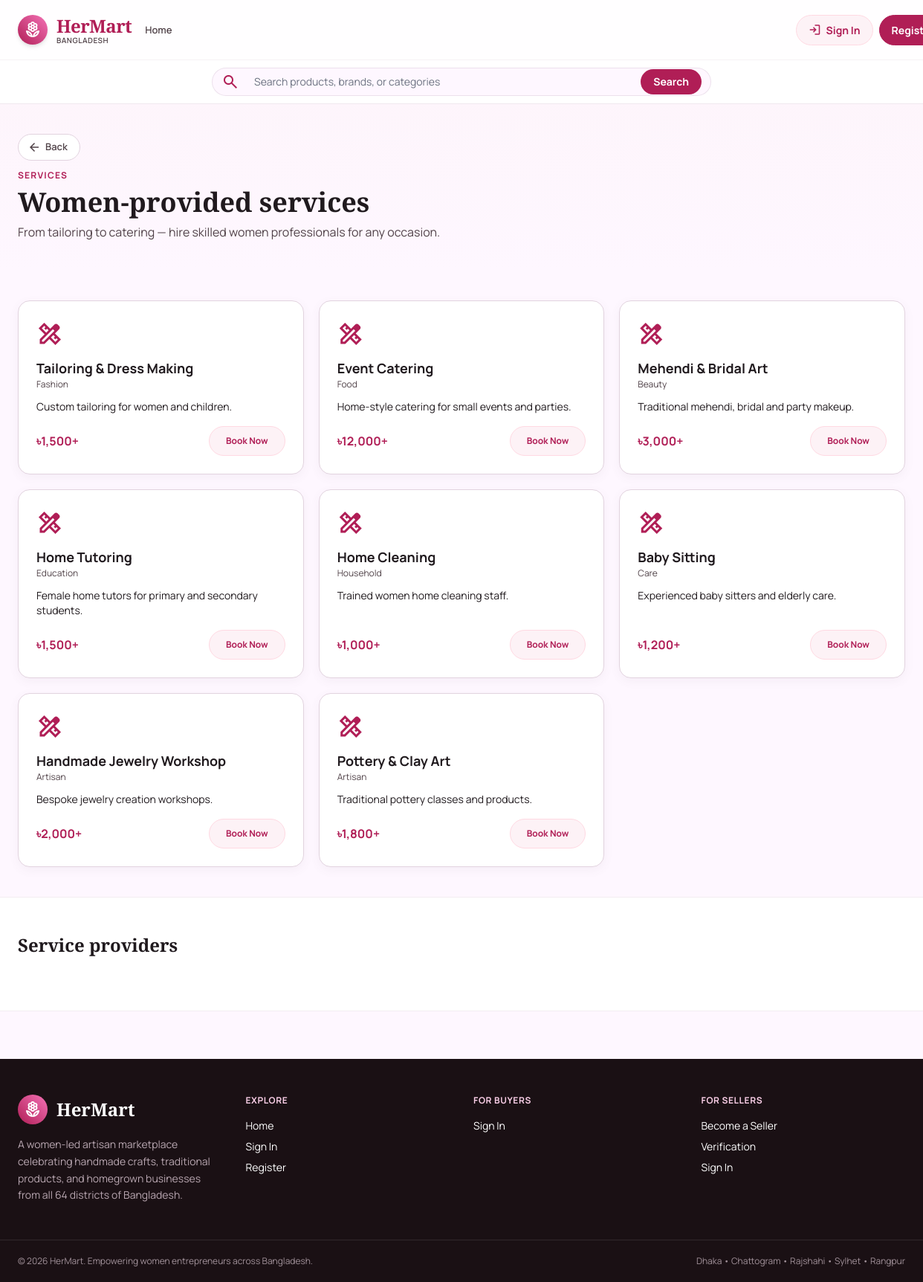
Page /customer/services.php on the committed database.
### tables this page shows
CREATE TABLE `services` (
  `id` INT AUTO_INCREMENT PRIMARY KEY,
  `name` VARCHAR(150) NOT NULL,
  `category` VARCHAR(80) DEFAULT NULL,
  `base_price` DECIMAL(10,2) NOT NULL DEFAULT 0,
  `description` TEXT,
  `status` ENUM('active','inactive') NOT NULL DEFAULT 'active',
  `created_at` TIMESTAMP DEFAULT CURRENT_TIMESTAMP
);

### includes/db.php (called while the page is built, shortened)
<?php
$host = DB_HOST;
$user = DB_USER;
$pass = DB_PASS;
$db   = DB_NAME;
$port = DB_PORT;
$conn = @new mysqli($host, $user, $pass, $db, $port);
$db_ready = !$conn->connect_error;
function db_select($sql, $types = '', $params = []) {
    global $conn, $db_ready;
    $stmt = $conn->prepare($sql);
    if (!$stmt->execute()) {
        error_log('[HerMart] db_select execute failed: ' . $stmt->error . ' | SQL: ' . $sql);
        $stmt->close();
        return [];
    }
    $res = $stmt->get_result();
    $rows = $res ? $res->fetch_all(MYSQLI_ASSOC) : [];
    return $rows;
}
function h($str) {
    return htmlspecialchars((string)$str, ENT_QUOTES, 'UTF-8');
}

### includes/functions.php (called while the page is built, shortened)
<?php
require_once __DIR__ . '/db.php';
function money_tk($amount) {
    return '৳' . number_format((float)$amount, 0);
}
    ?>
    <?php
function services_all() {
    return db_select("SELECT id, name, category, base_price, description, status FROM services WHERE status <> 'inactive' ORDER BY id ASC");
}

### customer/services.php (the view, shortened to what this page needs)
<?php
$services = services_all();
include __DIR__ . '/../includes/header.php';
?>
<section class="bg-gradient-to-b from-primary-light/40 to-transparent">
  <div class="max-w-7xl mx-auto px-4 md:px-6 py-10">
    <div class="mb-3">
      <button type="button" onclick="if(history.length>1){history.back();}else{location.href='home.php';}" class="hm-btn-back" aria-label="Go back">
        <span class="material-symbols-outlined">arrow_back</span>
        Back
      </button>
    </div>
    <p class="text-xs uppercase tracking-widest font-bold text-primary">Services</p>
    <h1 class="font-serif text-3xl md:text-4xl font-bold mt-2">Women-provided services</h1>
    <p class="text-on-surface-variant mt-2 max-w-2xl">From tailoring to catering — hire skilled women professionals for any occasion.</p>
  </div>
</section>
<section class="max-w-7xl mx-auto px-4 md:px-6 py-10 grid md:grid-cols-2 lg:grid-cols-3 gap-5">
  <?php foreach ($services as $s): ?>
    <div class="hm-card p-6 flex flex-col">
      <span class="material-symbols-outlined text-primary text-4xl">design_services</span>
      <h2 class="font-bold text-lg mt-3"><?= h($s['name']) ?></h2>
      <p class="text-xs text-on-surface-variant"><?= h($s['category']) ?></p>
      <p class="text-sm text-on-surface mt-3 flex-1"><?= h($s['description']) ?></p>
      <div class="mt-4 flex items-center justify-between">
        <span class="font-bold text-primary"><?= money_tk($s['base_price']) ?>+</span>
        <a href="vendor-booking.php?service=<?= (int)$s['id'] ?>" class="hm-btn hm-btn-light text-xs">
          Book Now
        </a>
      </div>
    </div>
  <?php endforeach; ?>
</section>
<section class="bg-white border-y border-outline/40">
  <div class="max-w-7xl mx-auto px-4 md:px-6 py-12">
    <h2 class="font-serif text-2xl font-bold mb-6">Service providers</h2>
  </div>
</section>
<?php include __DIR__ . '/../includes/footer.php'; ?>

### assets/css/style.css (style rules this page uses)
html { scroll-behavior: smooth; }
body { -webkit-font-smoothing: antialiased; -moz-osx-font-smoothing: grayscale; font-family: 'Manrope', sans-serif; color: #201a1e; background: #fef7ff; }
.material-symbols-outlined { font-family: 'Material Symbols Outlined'; font-weight: normal; font-style: normal; font-size: 24px; line-height: 1; letter-spacing: normal; text-transform: none; display: inline-block; white-space: nowrap; word-wrap: normal; direction: ltr; font-feature-settings: 'liga'; -webkit-font-smoothing: antialiased; font-variation-settings: 'FILL' 0, 'wght' 400, 'GRAD' 0, 'opsz' 24; vertical-align: middle; }
.hm-card { background: #fff; border: 1px solid #e2d3df; border-radius: 1rem; box-shadow: 0 4px 14px rgba(101, 88, 95, 0.06); transition: all 0.2s ease; }
button, .hm-btn { border-radius: 9999px; font-family: inherit; }
.hm-btn { display: inline-flex; align-items: center; justify-content: center; gap: 8px; padding: 11px 22px; border-radius: 9999px; font-weight: 700; font-size: 14px; border: 1px solid transparent; cursor: pointer; text-decoration: none; transition: all 0.15s ease; white-space: nowrap; line-height: 1.2; }
.hm-btn-light { background: #fdf2f6; color: #b01e56; border-color: #ffd9e2; }
.hm-btn-back { display: inline-flex; align-items: center; gap: 6px; padding: 8px 16px 8px 12px; border-radius: 9999px; border: 1px solid #e2d3df; background: #ffffff; color: #514349; font-weight: 600; font-size: 13px; text-decoration: none; cursor: pointer; transition: all 0.15s ease; white-space: nowrap; line-height: 1.2; }
.hm-btn-back .material-symbols-outlined { font-size: 18px; }

### rows in the picture
services: name "Tailoring & Dress Making", category "Fashion", description "Custom tailoring for women and children.", base_price "৳1,500"
services: name "Event Catering", category "Food", description "Home-style catering for small events and parties.", base_price "৳12,000"
services: name "Mehendi & Bridal Art", category "Beauty", description "Traditional mehendi, bridal and party makeup.", base_price "৳3,000"
services: name "Home Tutoring", category "Education", description "Female home tutors for primary and secondary students.", base_price "৳1,500"
services: name "Home Cleaning", category "Household", description "Trained women home cleaning staff.", base_price "৳1,000"
services: name "Baby Sitting", category "Care", description "Experienced baby sitters and elderly care.", base_price "৳1,200"
services: name "Handmade Jewelry Workshop", category "Artisan", description "Bespoke jewelry creation workshops.", base_price "৳2,000"
services: name "Pottery & Clay Art", category "Artisan", description "Traditional pottery classes and products.", base_price "৳1,800"
